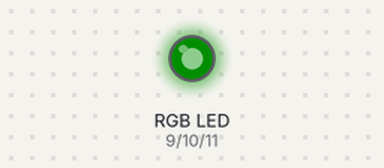
Simulated run of this sketch. Board: Arduino Uno, built with avr-gcc and run on an emulated ATmega328P. On the bench: an RGB LED mixed from three pins (HIGH = lit). Dim RGB values are drawn brighter than linear.

Above: at 0.15 s.
At 4.96 s:
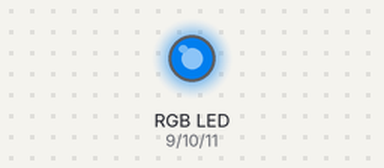
At 9.78 s:
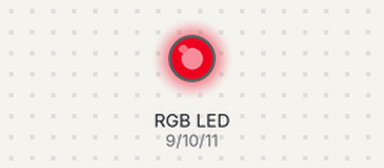
At 19.71 s:
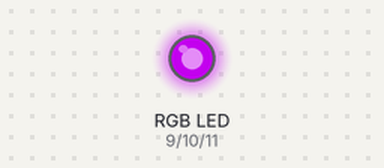
At 29.64 s:
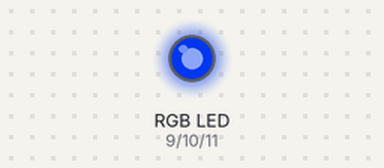
At 39.57 s:
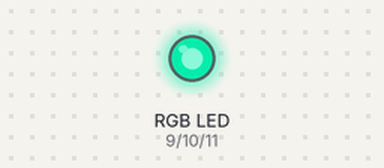
Timing chart, 0 to 40.0 s (numbered marks = the images above):
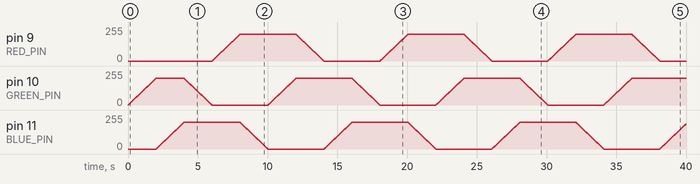

The sketch:

rgb_fade_test.ino
```cpp
int RED_PIN   = 9;
int GREEN_PIN = 10;
int BLUE_PIN  = 11;
int red_lvl = 0;
int blu_lvl = 0;
int grn_lvl = 0;
int interval = 10;
int power_switch = 8;

//bool active=false;
String newColor;
//#define COMMON_ANNODE;

void setup() {
  pinMode(RED_PIN, OUTPUT);
  pinMode(GREEN_PIN, OUTPUT);
  pinMode(BLUE_PIN, OUTPUT);
  pinMode(power_switch, INPUT);
}

void loop() {
  for (grn_lvl; grn_lvl < 200; grn_lvl++) {
    setColor(red_lvl, grn_lvl, blu_lvl);
    delay(interval);
  }
  for (red_lvl; red_lvl > 0; red_lvl--) {
    setColor(red_lvl, grn_lvl, blu_lvl);
    delay(interval);
  }
  for (blu_lvl; blu_lvl < 200; blu_lvl++) {
    setColor(red_lvl, grn_lvl, blu_lvl);
    delay(interval);
  }
  for (grn_lvl; grn_lvl > 0; grn_lvl--) {
    setColor(red_lvl, grn_lvl, blu_lvl);
    delay(interval);
  }
  for (red_lvl; red_lvl < 200; red_lvl++) {
    setColor(red_lvl, grn_lvl, blu_lvl);
    delay(interval);
  }
  for (blu_lvl; blu_lvl > 0; blu_lvl--) {
    setColor(red_lvl, grn_lvl, blu_lvl);
    delay(interval);
  }
}

void setColor(int red, int green, int blue) {
#ifdef COMMON_ANODE
  red = 255 - red;
  green = 255 - green;
  blue = 255 - blue;
#endif

  analogWrite(RED_PIN, red);
  analogWrite(GREEN_PIN, green);
  analogWrite(BLUE_PIN, blue);
}
```
